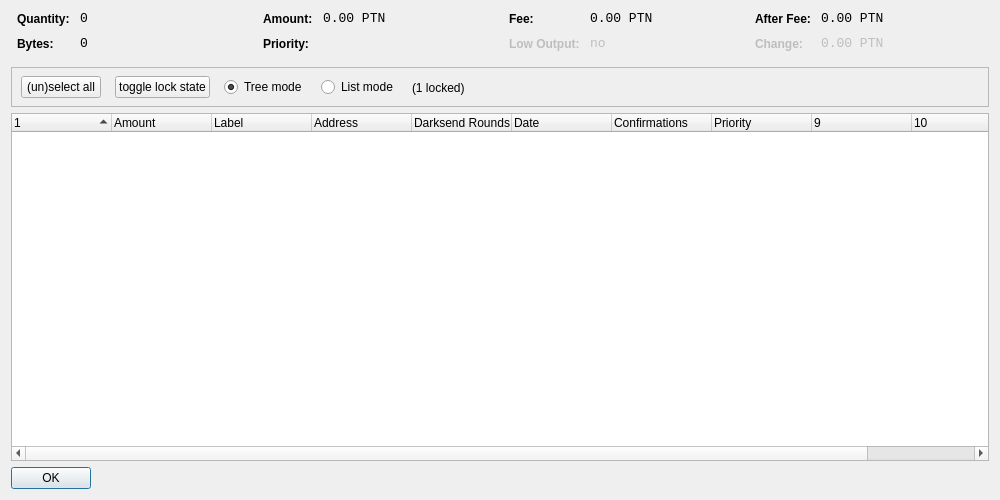
<?xml version="1.0" encoding="UTF-8"?>
<ui version="4.0">
 <class>CoinControlDialog</class>
 <widget class="QDialog" name="CoinControlDialog">
  <property name="geometry">
   <rect>
    <x>0</x>
    <y>0</y>
    <width>1000</width>
    <height>500</height>
   </rect>
  </property>
  <property name="windowTitle">
   <string>Coin Control</string>
  </property>
  <layout class="QVBoxLayout" name="verticalLayout">
   <item>
    <layout class="QHBoxLayout" name="horizontalLayoutTop" stretch="0,0,0,0">
     <property name="topMargin">
      <number>0</number>
     </property>
     <property name="bottomMargin">
      <number>10</number>
     </property>
     <item>
      <layout class="QFormLayout" name="formLayoutCoinControl1">
       <property name="horizontalSpacing">
        <number>10</number>
       </property>
       <property name="verticalSpacing">
        <number>10</number>
       </property>
       <property name="leftMargin">
        <number>6</number>
       </property>
       <property name="rightMargin">
        <number>6</number>
       </property>
       <item row="0" column="0">
        <widget class="QLabel" name="labelCoinControlQuantityText">
         <property name="styleSheet">
          <string notr="true">font-weight:bold;</string>
         </property>
         <property name="text">
          <string>Quantity:</string>
         </property>
        </widget>
       </item>
       <item row="0" column="1">
        <widget class="QLabel" name="labelCoinControlQuantity">
         <property name="font">
          <font>
           <family>Monospace</family>
           <pointsize>10</pointsize>
          </font>
         </property>
         <property name="cursor">
          <cursorShape>IBeamCursor</cursorShape>
         </property>
         <property name="contextMenuPolicy">
          <enum>Qt::ActionsContextMenu</enum>
         </property>
         <property name="text">
          <string notr="true">0</string>
         </property>
         <property name="textInteractionFlags">
          <set>Qt::LinksAccessibleByMouse|Qt::TextSelectableByKeyboard|Qt::TextSelectableByMouse</set>
         </property>
        </widget>
       </item>
       <item row="1" column="0">
        <widget class="QLabel" name="labelCoinControlBytesText">
         <property name="styleSheet">
          <string notr="true">font-weight:bold;</string>
         </property>
         <property name="text">
          <string>Bytes:</string>
         </property>
        </widget>
       </item>
       <item row="1" column="1">
        <widget class="QLabel" name="labelCoinControlBytes">
         <property name="font">
          <font>
           <family>Monospace</family>
           <pointsize>10</pointsize>
          </font>
         </property>
         <property name="cursor">
          <cursorShape>IBeamCursor</cursorShape>
         </property>
         <property name="contextMenuPolicy">
          <enum>Qt::ActionsContextMenu</enum>
         </property>
         <property name="text">
          <string notr="true">0</string>
         </property>
         <property name="textInteractionFlags">
          <set>Qt::LinksAccessibleByMouse|Qt::TextSelectableByKeyboard|Qt::TextSelectableByMouse</set>
         </property>
        </widget>
       </item>
      </layout>
     </item>
     <item>
      <layout class="QFormLayout" name="formLayoutCoinControl2">
       <property name="horizontalSpacing">
        <number>10</number>
       </property>
       <property name="verticalSpacing">
        <number>10</number>
       </property>
       <property name="leftMargin">
        <number>6</number>
       </property>
       <property name="rightMargin">
        <number>6</number>
       </property>
       <item row="0" column="0">
        <widget class="QLabel" name="labelCoinControlAmountText">
         <property name="styleSheet">
          <string notr="true">font-weight:bold;</string>
         </property>
         <property name="text">
          <string>Amount:</string>
         </property>
        </widget>
       </item>
       <item row="0" column="1">
        <widget class="QLabel" name="labelCoinControlAmount">
         <property name="font">
          <font>
           <family>Monospace</family>
           <pointsize>10</pointsize>
          </font>
         </property>
         <property name="cursor">
          <cursorShape>IBeamCursor</cursorShape>
         </property>
         <property name="contextMenuPolicy">
          <enum>Qt::ActionsContextMenu</enum>
         </property>
         <property name="text">
          <string notr="true">0.00 PTN</string>
         </property>
         <property name="textInteractionFlags">
          <set>Qt::LinksAccessibleByMouse|Qt::TextSelectableByKeyboard|Qt::TextSelectableByMouse</set>
         </property>
        </widget>
       </item>
       <item row="1" column="0">
        <widget class="QLabel" name="labelCoinControlPriorityText">
         <property name="styleSheet">
          <string notr="true">font-weight:bold;</string>
         </property>
         <property name="text">
          <string>Priority:</string>
         </property>
        </widget>
       </item>
       <item row="1" column="1">
        <widget class="QLabel" name="labelCoinControlPriority">
         <property name="font">
          <font>
           <family>Monospace</family>
           <pointsize>10</pointsize>
          </font>
         </property>
         <property name="cursor">
          <cursorShape>IBeamCursor</cursorShape>
         </property>
         <property name="contextMenuPolicy">
          <enum>Qt::ActionsContextMenu</enum>
         </property>
         <property name="text">
          <string/>
         </property>
         <property name="textInteractionFlags">
          <set>Qt::LinksAccessibleByMouse|Qt::TextSelectableByKeyboard|Qt::TextSelectableByMouse</set>
         </property>
        </widget>
       </item>
      </layout>
     </item>
     <item>
      <layout class="QFormLayout" name="formLayoutCoinControl3">
       <property name="horizontalSpacing">
        <number>10</number>
       </property>
       <property name="verticalSpacing">
        <number>10</number>
       </property>
       <property name="leftMargin">
        <number>6</number>
       </property>
       <property name="rightMargin">
        <number>6</number>
       </property>
       <item row="0" column="0">
        <widget class="QLabel" name="labelCoinControlFeeText">
         <property name="styleSheet">
          <string notr="true">font-weight:bold;</string>
         </property>
         <property name="text">
          <string>Fee:</string>
         </property>
        </widget>
       </item>
       <item row="0" column="1">
        <widget class="QLabel" name="labelCoinControlFee">
         <property name="font">
          <font>
           <family>Monospace</family>
           <pointsize>10</pointsize>
          </font>
         </property>
         <property name="cursor">
          <cursorShape>IBeamCursor</cursorShape>
         </property>
         <property name="contextMenuPolicy">
          <enum>Qt::ActionsContextMenu</enum>
         </property>
         <property name="text">
          <string notr="true">0.00 PTN</string>
         </property>
         <property name="textInteractionFlags">
          <set>Qt::LinksAccessibleByMouse|Qt::TextSelectableByKeyboard|Qt::TextSelectableByMouse</set>
         </property>
        </widget>
       </item>
       <item row="1" column="0">
        <widget class="QLabel" name="labelCoinControlLowOutputText">
         <property name="enabled">
          <bool>false</bool>
         </property>
         <property name="styleSheet">
          <string notr="true">font-weight:bold;</string>
         </property>
         <property name="text">
          <string>Low Output:</string>
         </property>
        </widget>
       </item>
       <item row="1" column="1">
        <widget class="QLabel" name="labelCoinControlLowOutput">
         <property name="enabled">
          <bool>false</bool>
         </property>
         <property name="font">
          <font>
           <family>Monospace</family>
           <pointsize>10</pointsize>
          </font>
         </property>
         <property name="cursor">
          <cursorShape>IBeamCursor</cursorShape>
         </property>
         <property name="contextMenuPolicy">
          <enum>Qt::ActionsContextMenu</enum>
         </property>
         <property name="text">
          <string notr="true">no</string>
         </property>
         <property name="textInteractionFlags">
          <set>Qt::LinksAccessibleByMouse|Qt::TextSelectableByKeyboard|Qt::TextSelectableByMouse</set>
         </property>
        </widget>
       </item>
      </layout>
     </item>
     <item>
      <layout class="QFormLayout" name="formLayoutCoinControl4">
       <property name="horizontalSpacing">
        <number>10</number>
       </property>
       <property name="verticalSpacing">
        <number>10</number>
       </property>
       <property name="leftMargin">
        <number>6</number>
       </property>
       <property name="rightMargin">
        <number>6</number>
       </property>
       <item row="0" column="0">
        <widget class="QLabel" name="labelCoinControlAfterFeeText">
         <property name="styleSheet">
          <string notr="true">font-weight:bold;</string>
         </property>
         <property name="text">
          <string>After Fee:</string>
         </property>
        </widget>
       </item>
       <item row="0" column="1">
        <widget class="QLabel" name="labelCoinControlAfterFee">
         <property name="font">
          <font>
           <family>Monospace</family>
           <pointsize>10</pointsize>
          </font>
         </property>
         <property name="cursor">
          <cursorShape>IBeamCursor</cursorShape>
         </property>
         <property name="contextMenuPolicy">
          <enum>Qt::ActionsContextMenu</enum>
         </property>
         <property name="text">
          <string notr="true">0.00 PTN</string>
         </property>
         <property name="textInteractionFlags">
          <set>Qt::LinksAccessibleByMouse|Qt::TextSelectableByKeyboard|Qt::TextSelectableByMouse</set>
         </property>
        </widget>
       </item>
       <item row="1" column="0">
        <widget class="QLabel" name="labelCoinControlChangeText">
         <property name="enabled">
          <bool>false</bool>
         </property>
         <property name="styleSheet">
          <string notr="true">font-weight:bold;</string>
         </property>
         <property name="text">
          <string>Change:</string>
         </property>
        </widget>
       </item>
       <item row="1" column="1">
        <widget class="QLabel" name="labelCoinControlChange">
         <property name="enabled">
          <bool>false</bool>
         </property>
         <property name="font">
          <font>
           <family>Monospace</family>
           <pointsize>10</pointsize>
          </font>
         </property>
         <property name="cursor">
          <cursorShape>IBeamCursor</cursorShape>
         </property>
         <property name="contextMenuPolicy">
          <enum>Qt::ActionsContextMenu</enum>
         </property>
         <property name="text">
          <string notr="true">0.00 PTN</string>
         </property>
         <property name="textInteractionFlags">
          <set>Qt::LinksAccessibleByMouse|Qt::TextSelectableByKeyboard|Qt::TextSelectableByMouse</set>
         </property>
        </widget>
       </item>
      </layout>
     </item>
    </layout>
   </item>
   <item>
    <widget class="QFrame" name="frame">
     <property name="minimumSize">
      <size>
       <width>0</width>
       <height>40</height>
      </size>
     </property>
     <property name="frameShape">
      <enum>QFrame::StyledPanel</enum>
     </property>
     <property name="frameShadow">
      <enum>QFrame::Sunken</enum>
     </property>
     <widget class="QWidget" name="horizontalLayoutWidget">
      <property name="geometry">
       <rect>
        <x>10</x>
        <y>0</y>
        <width>781</width>
        <height>41</height>
       </rect>
      </property>
      <layout class="QHBoxLayout" name="horizontalLayoutPanel" stretch="0,0,0,0,0">
       <property name="spacing">
        <number>14</number>
       </property>
       <item>
        <widget class="QPushButton" name="pushButtonSelectAll">
         <property name="sizePolicy">
          <sizepolicy hsizetype="Maximum" vsizetype="Fixed">
           <horstretch>0</horstretch>
           <verstretch>0</verstretch>
          </sizepolicy>
         </property>
         <property name="text">
          <string>(un)select all</string>
         </property>
        </widget>
       </item>
        <item>
         <widget class="QPushButton" name="pushButtonToggleLock">
          <property name="sizePolicy">
           <sizepolicy hsizetype="Maximum" vsizetype="Fixed">
            <horstretch>0</horstretch>
            <verstretch>0</verstretch>
           </sizepolicy>
          </property>
          <property name="text">
           <string>toggle lock state</string>
          </property>
          <property name="autoDefault">
           <bool>false</bool>
          </property>
         </widget>
        </item>
       <item>
        <widget class="QRadioButton" name="radioTreeMode">
         <property name="sizePolicy">
          <sizepolicy hsizetype="Maximum" vsizetype="Fixed">
           <horstretch>0</horstretch>
           <verstretch>0</verstretch>
          </sizepolicy>
         </property>
         <property name="text">
          <string>Tree mode</string>
         </property>
         <property name="checked">
          <bool>true</bool>
         </property>
        </widget>
       </item>
       <item>
        <widget class="QRadioButton" name="radioListMode">
         <property name="sizePolicy">
          <sizepolicy hsizetype="Maximum" vsizetype="Fixed">
           <horstretch>0</horstretch>
           <verstretch>0</verstretch>
          </sizepolicy>
         </property>
         <property name="text">
          <string>List mode</string>
         </property>
        </widget>
       </item>
        <item>
         <widget class="QLabel" name="labelLocked">
          <property name="text">
           <string>(1 locked)</string>
          </property>
         </widget>
        </item>
       <item>
        <spacer name="horizontalSpacer">
         <property name="orientation">
          <enum>Qt::Horizontal</enum>
         </property>
         <property name="sizeHint" stdset="0">
          <size>
           <width>40</width>
           <height>20</height>
          </size>
         </property>
        </spacer>
       </item>
      </layout>
     </widget>
    </widget>
   </item>
   <item>
    <widget class="CoinControlTreeWidget" name="treeWidget">
     <property name="contextMenuPolicy">
      <enum>Qt::CustomContextMenu</enum>
     </property>
     <property name="sortingEnabled">
      <bool>false</bool>
     </property>
     <property name="columnCount">
      <number>11</number>
     </property>
     <attribute name="headerShowSortIndicator" stdset="0">
      <bool>true</bool>
     </attribute>
     <attribute name="headerStretchLastSection">
      <bool>false</bool>
     </attribute>
     <column>
      <property name="text">
       <string/>
      </property>
     </column>
     <column>
      <property name="text">
       <string>Amount</string>
      </property>
     </column>
     <column>
      <property name="text">
       <string>Label</string>
      </property>
     </column>
     <column>
      <property name="text">
       <string>Address</string>
      </property>
     </column>
     <column>
      <property name="text">
       <string>Darksend Rounds</string>
      </property>
    </column>
     <column>
      <property name="text">
       <string>Date</string>
      </property>
     </column>
     <column>
      <property name="text">
       <string>Confirmations</string>
      </property>
      <property name="toolTip">
       <string>Confirmed</string>
      </property>
     </column>
     <column>
      <property name="text">
       <string>Priority</string>
      </property>
     </column>
     <column>
      <property name="text">
       <string/>
      </property>
     </column>
     <column>
      <property name="text">
       <string/>
      </property>
     </column>
     <column>
      <property name="text">
       <string/>
      </property>
     </column>
     <column>
      <property name="text">
       <string/>
      </property>
     </column>
    </widget>
   </item>
   <item>
    <widget class="QDialogButtonBox" name="buttonBox">
     <property name="sizePolicy">
      <sizepolicy hsizetype="Maximum" vsizetype="Fixed">
       <horstretch>0</horstretch>
       <verstretch>0</verstretch>
      </sizepolicy>
     </property>
     <property name="orientation">
      <enum>Qt::Horizontal</enum>
     </property>
     <property name="standardButtons">
      <set>QDialogButtonBox::Ok</set>
     </property>
    </widget>
   </item>
  </layout>
 </widget>
 <customwidgets>
  <customwidget>
   <class>CoinControlTreeWidget</class>
   <extends>QTreeWidget</extends>
   <header>coincontroltreewidget.h</header>
  </customwidget>
 </customwidgets>
 <resources/>
 <connections/>
</ui>
